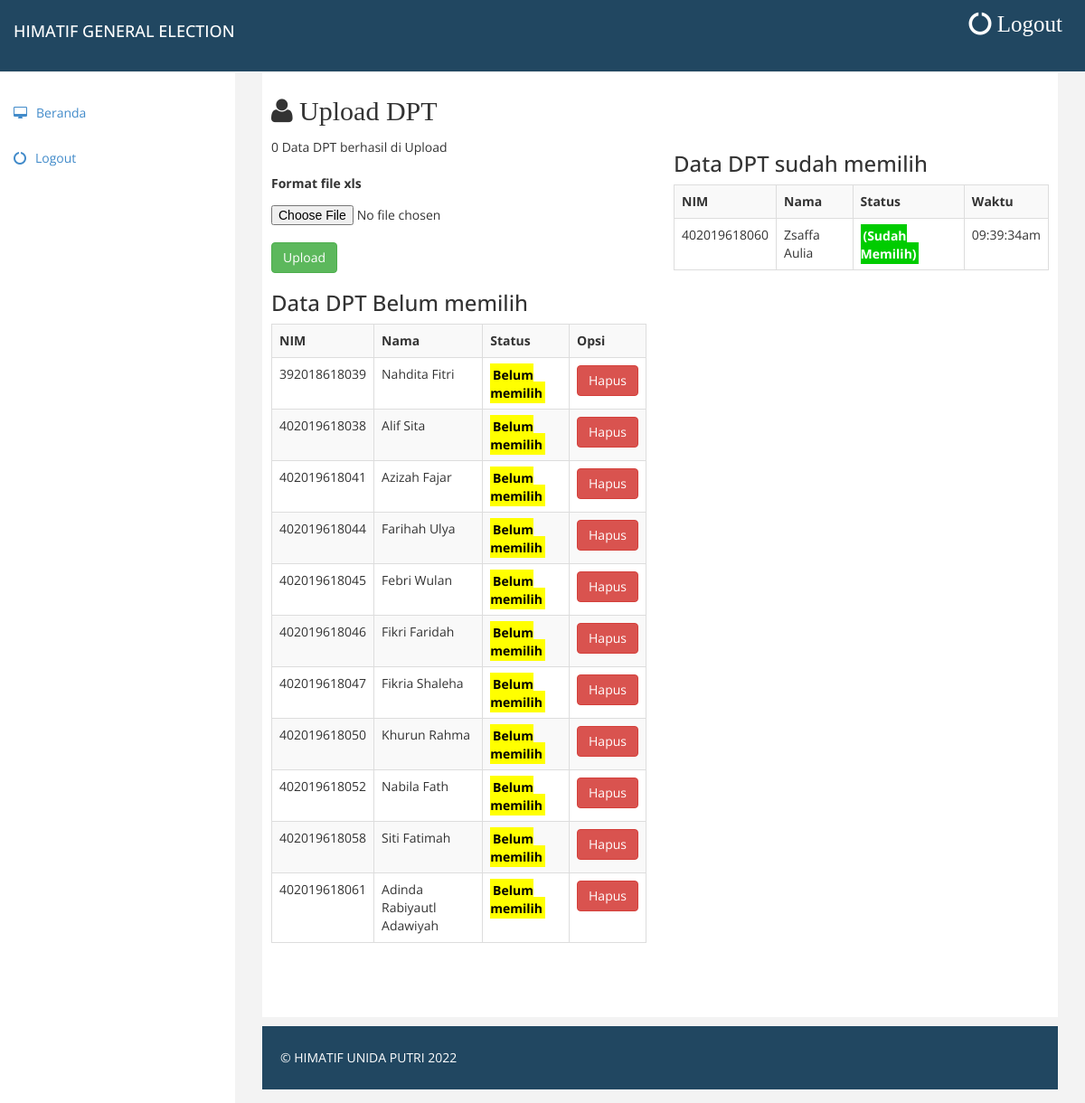
Page /sistem/upload_dpt.php?berhasil=0 (signed in) on the committed database.
### tables this page shows
CREATE TABLE `tbl_dpt` (
  `nim` varchar(12) NOT NULL,
  `nama_mhs` varchar(100) NOT NULL,
  `status` varchar(30) NOT NULL,
  `waktu` varchar(15) NOT NULL
);

### sistem/upload_dpt.php (the view, shortened to what this page needs)
<?php
include'../koneksi.php';
?>
<!DOCTYPE html>
<html xmlns="http://www.w3.org/1999/xhtml">
<head>
    <link href="assets/css/bootstrap.css" rel="stylesheet" />
    <link href="assets/css/font-awesome.css" rel="stylesheet" />
    <link href="assets/css/custom.css" rel="stylesheet" />
</head>
<body>
    <div id="wrapper">
         <div class="navbar navbar-inverse navbar-fixed-top">
            <div class="adjust-nav">
                <div class="navbar-header">
                    <a class="navbar-brand" href="#">
                      <h4 style="color: white;">HIMATIF GENERAL ELECTION </h4>
                    </a>
                </div>
                <span class="logout-spn" >
                  <a href="../logout.php" style="color:#fff;"><i class="fa fa-circle-o-notch"> Logout</i></a>
                </span>
            </div>
          </div>
        <nav class="navbar-default navbar-side" role="navigation">
            <div class="sidebar-collapse">
                <div class="menu">
                  <ul class="nav" id="main-menu">
                      <li>
                          <a href="index.php"><i class="fa fa-desktop"></i>Beranda</a>
                      </li>
                      <li>
                          <a href="../logout.php"><i class="fa fa-circle-o-notch "></i>Logout</a>
                      </li>
                  </ul>
                </div>
             </div>
        </nav>
          <div id="page-wrapper" >
            <div id="page-inner">
              <div class="row">
                <div class="col-lg-12">
                  <h2><i class="fa fa-user"> Upload DPT</i></h2>
                </div>
              </div>
              <div class="row">
                <div class="col-lg-6">
                    <?php
                       if(isset($_GET['berhasil'])){
                       echo "<p>".$_GET['berhasil']." Data DPT berhasil di Upload</p>";
                        }
                    ?>
                    <form action="aksi_upload_dpt.php" method="post" enctype="multipart/form-data">
                      <div class="form-group">
                        <label><b>Format file xls</b></label>
                        <input type="file" name="file_dpt" required="required" class="form-control-file">
                      </div>
                      <div class="form-group">
                        <input type="submit" name="upload" class="btn btn-success" value="Upload">
                      </div>
                    </form>
                    <h3>Data DPT Belum memilih</h3>
                      <div class="table-responsive">
                        <table class="table table-striped table-bordered table-hover">
                          <tr>
                              <th>NIM</th>
                              <th>Nama</th>
                              <th>Status</th>
                              <th>Opsi</th>
                          </tr>
                            <?php
                              $data_dpt = mysqli_query($koneksi,"SELECT * FROM tbl_dpt WHERE status='Belum memilih'");
                              while($d = mysqli_fetch_array($data_dpt)){
                            ?>
                          <tr>
                              <td><?php echo $d['nim']; ?></td>
                              <td style="text-transform: capitalize;"><?php echo $d['nama_mhs']; ?></td>
                              <td><mark style="background-color: yellow;"><b><?php echo $d['status']; ?></b></mark></td>
                              <td><a class="btn btn-danger btn-circle" onclick="return confirm('Apakah Anda Yakin untuk Menghapus Data ini?')" href="hapus2.php?nim=<?php echo $d['nim']; ?>">Hapus</a>
                              </td>
                          </tr>
                            <?php } ?>
                        </table>
                      </div>
                  </div>
                  <div class="col-lg-6">
                    <div class="row">
                      <div class="col-lg-12">
                        <h3>Data DPT sudah memilih</h3>
                          <div class="table-responsive">
                          <table class="table table-striped table-bordered table-hover">
                            <tr>
                                <th>NIM</th>
                                <th>Nama</th>
                                <th>Status</th>
                                <th>Waktu</th>
                            </tr>
                              <?php
                                $data_dpt = mysqli_query($koneksi,"SELECT * FROM tbl_dpt WHERE status='(Sudah memilih)'");
                                while($d = mysqli_fetch_array($data_dpt)){
                              ?>
                            <tr>
                                <td><?php echo $d['nim']; ?></td>
                                <td><?php echo $d['nama_mhs']; ?></td>
                                <td><mark style="background-color: #00cc00; color: white;"><b><?php echo $d['status']; ?></b></mark></td>
                                <td><?php echo $d['waktu']; ?></td>
                            </tr>
                              <?php } ?>
                          </table>
                        </div>
                      </div>
                    </div>
                  </div>
                </div>
  </div>
          <div class="footer">
            <div class="row">
              <div class="col-lg-12" >
                &copy; HIMATIF UNIDA PUTRI <?php echo date('Y') ?> <a href="http://binarytheme.com" style="color:#fff;" target="_blank"></a>
              </div>
            </div>
          </div>
</body>
</html>

### sistem/assets/css/custom.css (style rules this page uses)
body { font-family: 'Open Sans', sans-serif; line-height:30px; }
#wrapper { width: 100%; margin-top:50px; }
#page-wrapper { padding: 15px 15px; min-height: 600px; background:#F3F3F3; }
#page-inner { width:100%; margin:10px 20px 10px 0px; background-color:#fff!important; padding:10px; min-height:1050px; }
.sidebar-collapse .nav { padding:0; padding-top:50px; }
.navbar-side { border:none; background-color: #fff; }
.navbar-inverse { background-color: #214761; border-color: #F0F0F0; min-height: 80px; }
.nav > li > a > i { margin-right:10px; }
.logout-spn { float:right; color:#fff; font-size:25px; font-weight:800; margin:20px; margin: 10px 25px 10px 50px; }
.logout-spn a { text-decoration:none; }
.footer { background-color:#214761; width:100%; color:#fff; padding:20px 50px 20px 50px; padding-left:20px; }
@media (min-width:768px) { #page-wrapper { margin: 0 0 0 260px; padding: 15px 30px; min-height: 1050px; } }
@media (min-width:768px) { .navbar-side { z-index: 1; position: absolute; width: 260px; } }

### rows in the picture
tbl_dpt: nim "392018618039", nama_mhs "Nahdita Fitri", status "Belum memilih"
tbl_dpt: nim "402019618038", nama_mhs "Alif Sita", status "Belum memilih"
tbl_dpt: nim "402019618041", nama_mhs "Azizah Fajar", status "Belum memilih"
tbl_dpt: nim "402019618044", nama_mhs "Farihah Ulya", status "Belum memilih"
tbl_dpt: nim "402019618045", nama_mhs "Febri Wulan", status "Belum memilih"
tbl_dpt: nim "402019618046", nama_mhs "Fikri Faridah", status "Belum memilih"
tbl_dpt: nim "402019618047", nama_mhs "Fikria Shaleha", status "Belum memilih"
tbl_dpt: nim "402019618050", nama_mhs "Khurun Rahma", status "Belum memilih"
tbl_dpt: nim "402019618052", nama_mhs "Nabila Fath", status "Belum memilih"
tbl_dpt: nim "402019618058", nama_mhs "Siti Fatimah", status "Belum memilih"
tbl_dpt: nim "402019618061", nama_mhs "Adinda Rabiyautl Adawiyah", status "Belum memilih"
tbl_dpt: nim "402019618060", nama_mhs "Zsaffa Aulia", status "(Sudah Memilih)", waktu "09:39:34am"

### other values in the picture
$_GET['berhasil'] "0"
